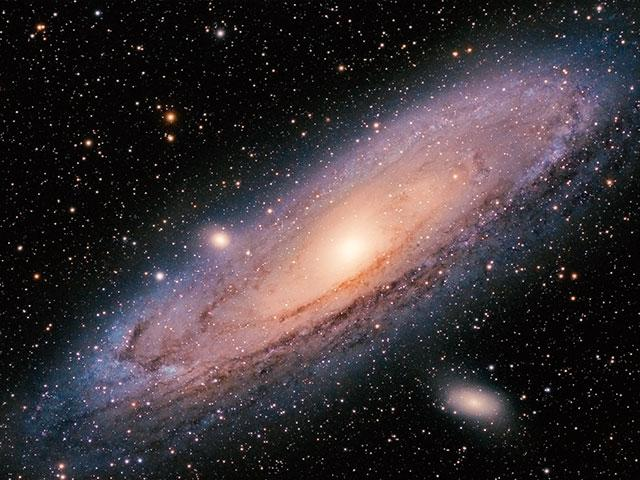
#> input picture image/galaxy.jpg, 640 x 480 px
$ python measperformance.py
#> lines starting #> are read from the running program, lines starting #| are printed output that depends on the picture
'''measuring performance with OpenCV'''

import cv2
import numpy as np
from matplotlib import pyplot as plt

#opencv  의 최적화 도구 사용 명령
cv2.setUseOptimized(True)

img1 = cv2.imread('./image/galaxy.jpg', 1)
#> img1 is the input picture: shape (480, 640, 3); mean B, G, R 55.3, 51.6, 59.8
# [8 lines of commented-out code are left out]

e1 = cv2.getTickCount()
for i in range(5, 49, 2):
    img1 = cv2.medianBlur(img1, i)
#> this loop made 22 passes
#> pass 1, `img1 = cv2.medianBlur(img1, i)`:
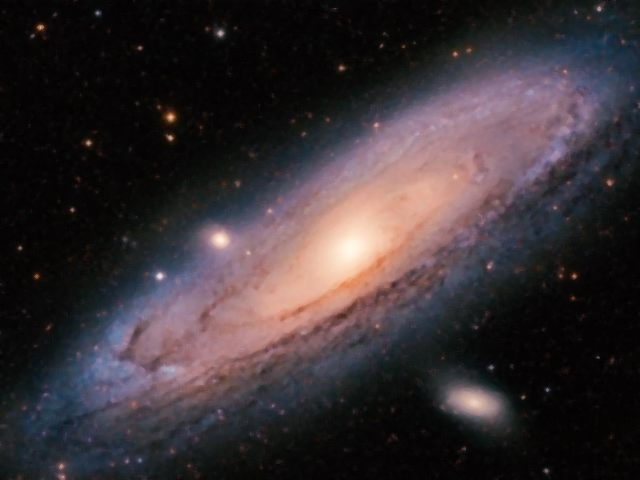
#> img1: shape (480, 640, 3); mean B, G, R 52.4, 48.8, 57
#> after the loop:
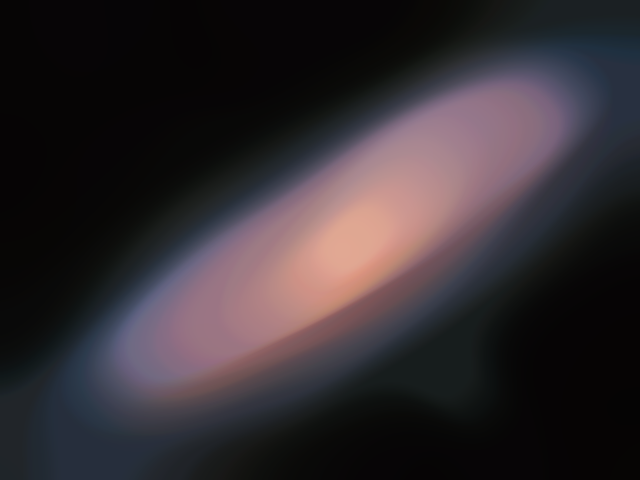
#> img1: shape (480, 640, 3); mean B, G, R 49, 44.8, 51.4
img2=img1[:, :, ::-1]
plt.imshow(img1)
plt.xticks([]), plt.yticks([])
plt.show()

e2 = cv2.getTickCount()
time = (e2 - e1)/cv2.getTickFrequency()
print(time)
